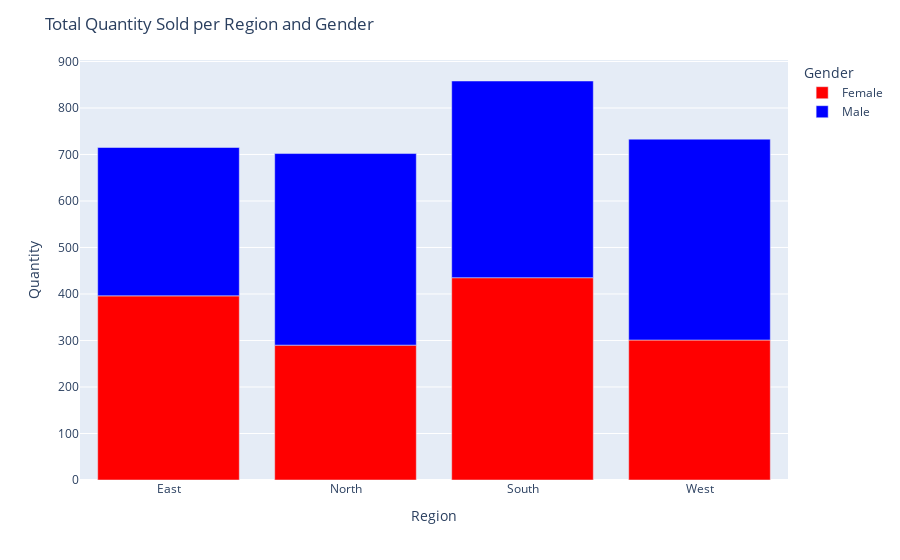

Write notebook code for a chart like this one.
### Markdown cell above
### Identificar a distribuição de compras entre homens e mulheres em diferentes regiões.

### Code cell
region = df[['Region','Gender','Quantity']].groupby(['Region', 'Gender']).sum().reset_index()
fig = px.bar(region, x='Region', y='Quantity', color='Gender',
              color_discrete_map={'Female':'red', 'Male':'blue'})
fig.update_layout(title='Total Quantity Sold per Region and Gender')
fig.show()
region

### Figure 1 — Plotly figure (JSON) as saved in the notebook; plotly's stock layout.template omitted (floating-point values rounded to 4 significant figures)
{"data": [{"alignmentgroup": "True", "hovertemplate": "Gender=Female<br>Region=%{x}<br>Quantity=%{y}<extra></extra>", "legendgroup": "Female", "marker": {"color": "red", "pattern": {"shape": ""}}, "name": "Female", "offsetgroup": "Female", "orientation": "v", "showlegend": true, "textposition": "auto", "type": "bar", "x": ["East", "North", "South", "West"], "xaxis": "x", "y": [396, 290, 435, 301], "yaxis": "y"}, {"alignmentgroup": "True", "hovertemplate": "Gender=Male<br>Region=%{x}<br>Quantity=%{y}<extra></extra>", "legendgroup": "Male", "marker": {"color": "blue", "pattern": {"shape": ""}}, "name": "Male", "offsetgroup": "Male", "orientation": "v", "showlegend": true, "textposition": "auto", "type": "bar", "x": ["East", "North", "South", "West"], "xaxis": "x", "y": [319, 412, 423, 432], "yaxis": "y"}], "layout": {"barmode": "relative", "legend": {"title": {"text": "Gender"}, "tracegroupgap": 0}, "margin": {"t": 60}, "title": {"text": "Total Quantity Sold per Region and Gender"}, "xaxis": {"anchor": "y", "domain": [0, 1], "title": {"text": "Region"}}, "yaxis": {"anchor": "x", "domain": [0, 1], "title": {"text": "Quantity"}}}}
